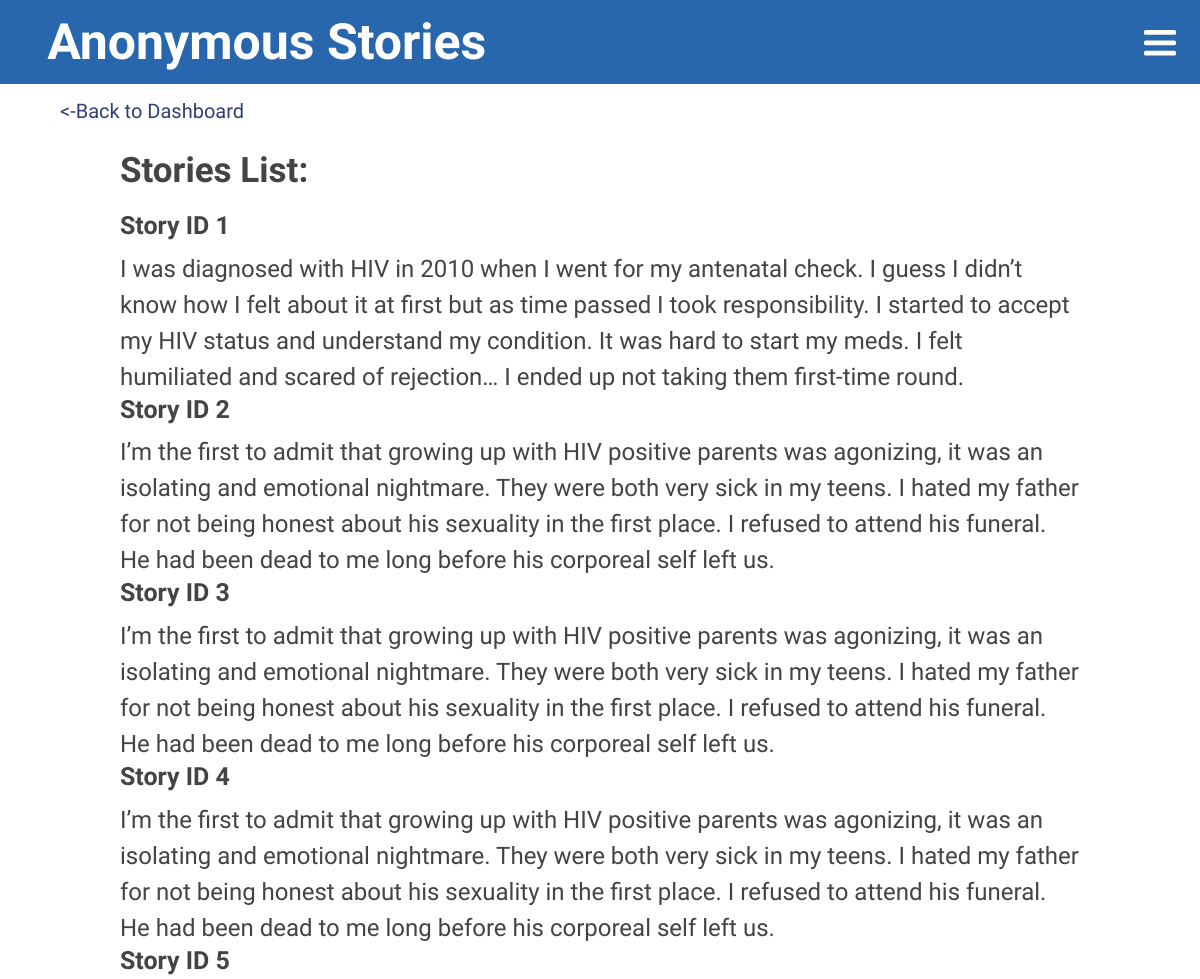
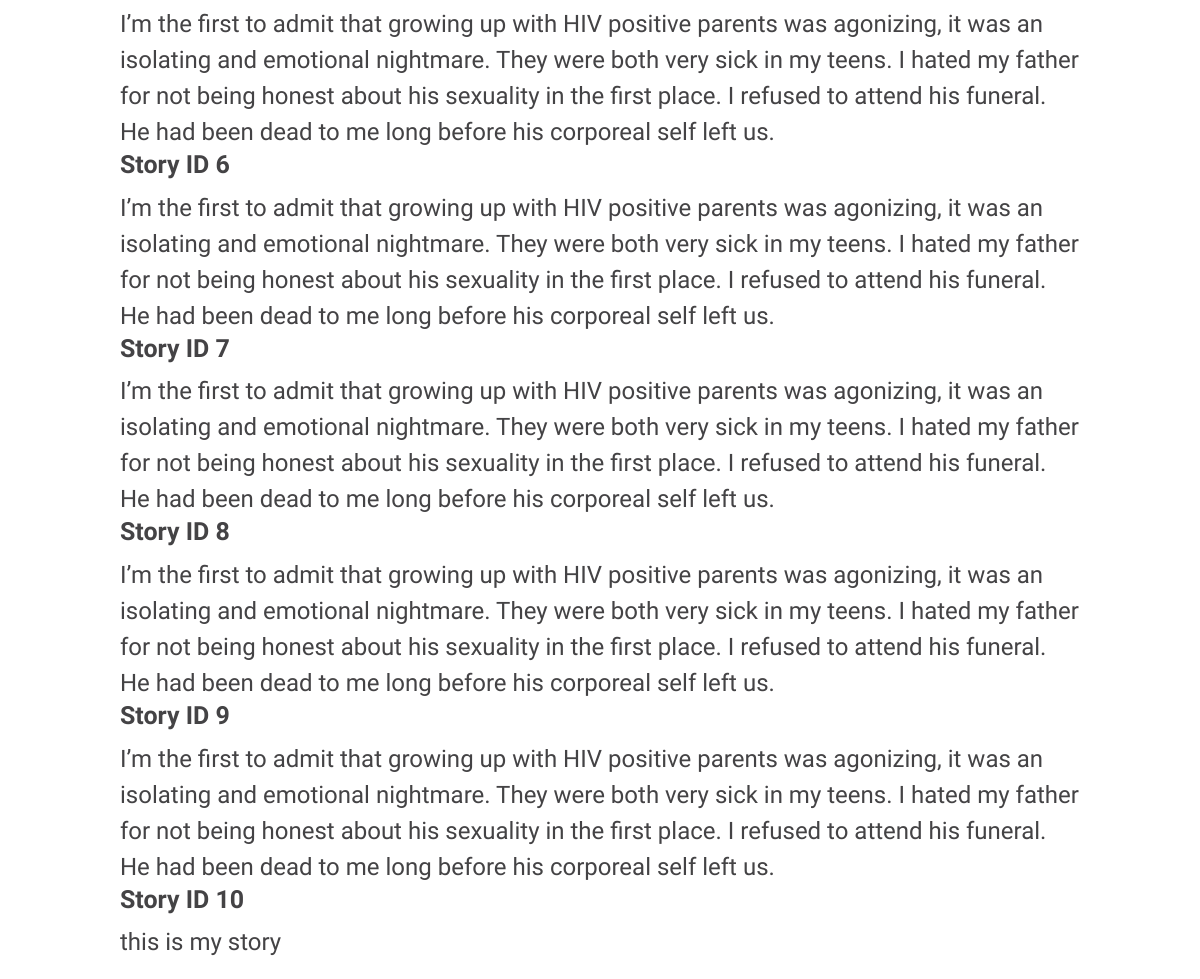
The page /includes/admin/admin_ano_story.php (signed in) on the database its author committed (2 pictures, top to bottom).
### tables this page shows
CREATE TABLE `tbl_story` (
  `id` int(11) NOT NULL,
  `story` text NOT NULL
);

### includes/admin/scripts/cms.php (called while the page is built, shortened)
<?php
function getAll($tbl) {
    $pdo = Database::getInstance()->getConnection();
    $query= 'SELECT * FROM ' .$tbl;
    $result = $pdo->query($query);
    if($result){
        return $result;
    }else{
        return '<p class="updateMsg">There was a problem accessing the info</p>';
    }
}

### includes/admin/admin_ano_story.php (the view, shortened to what this page needs)
<?php
    $tbl = 'tbl_story';
    $getStory = getAll($tbl);
?>
<!DOCTYPE html>
<html lang="en">
<head>
    <?php include '../template/head.php'; ?>
</head>
<body>
    <div class="userCMS">
        <header>
            <h1>Anonymous Stories</h1>
        <?php include '../template/header.php'; ?>
        <p class="bk"><a href="index.php"><-Back to Dashboard</a></p>
        <div id="story">
            <h2>Stories List:</h2>
            <div class="storyList">
                <div class="stories">
                    <?php while($row = $getStory->fetch(PDO::FETCH_ASSOC)):?>
                        <h3>Story ID <?php echo $row['id'];?></h3>
                        <p><?php echo $row['story'];?></p>
                    <?php endwhile;?>
                </div>
            </div>
        </div>
    </div>
</body>
</html>

### css/main.css (style rules this page uses)
html { box-sizing:border-box;font-size:16px }
*,*:before,*:after { box-sizing:inherit }
body,h1,h2,h3,h4,h5,h6,p,ol,ul { margin:0;padding:0;font-weight:normal }
html,body { height:100%;max-width:100vw;scroll-behavior:smooth }
body { font-family:acumin-pro,sans-serif;color:#444345 }
h1,h2,h3,h4,h5 { font-family:neuzeit-grotesk,sans-serif;line-height:1.2em;font-weight:bold }
a { cursor:pointer;text-decoration:none }
::placeholder { font-family:acumin-pro,sans-serif;font-size:.8em }
p { line-height:1.5em }
@media screen and (min-width: 700px) { p { font-size:1.1em } }
@media screen and (min-width: 1050px) { p { font-size:1.5em } }
@media screen and (min-width: 1050px) { ::placeholder { font-size:1em } }
.userCMS h1,.userCMS h2,.userCMS h3,.userCMS h4 { font-family:'Teko', Impact, sans-serif }
.userCMS p,.userCMS a { font-family:'Oswald', "Roboto", sans-serif;text-decoration:none }
.userCMS header { display:flex;flex-direction:row;justify-content:space-between;padding:3%;background-color:#2867ae;color:white }
.userCMS header h1 { font-size:30px }
@media screen and (min-width: 768px) { .userCMS header { padding:2% } }
@media screen and (min-width: 768px) { .userCMS header h1 { font-size:40px;margin-left:3% } }
@media screen and (min-width: 1000px) { .userCMS header { padding:1% } }
@media screen and (min-width: 1000px) { .userCMS header h1 { font-size:50px } }
.userCMS .bk { font-size:20px;margin-left:5%;margin-top:3% }
.userCMS .bk a { color:#343d72 }
.userCMS #story { width:90%;margin-left:auto;margin-right:auto;margin-top:5% }
.userCMS #story h2 { font-size:30px;margin-bottom:5% }
.userCMS #story .storyList { margin-bottom:5%;display:flex;flex-direction:column-reverse }
.userCMS #story .storyList .stories { margin-bottom:3% }
.userCMS #story .storyList .stories h3 { font-size:22px;margin-bottom:2% }
@media screen and (min-width: 768px) { .userCMS .bk { margin-top:1% } }
@media screen and (min-width: 768px) { .userCMS #story { width:80%;margin-top:2% } }
@media screen and (min-width: 768px) { .userCMS #story h2 { font-size:35px;margin-bottom:2% } }
@media screen and (min-width: 768px) { .userCMS #story .storyList .stories { margin-bottom:2% } }
@media screen and (min-width: 768px) { .userCMS #story .storyList .stories h3 { font-size:25px;margin-bottom:1% } }

### rows shown on the page
tbl_story: id "1", story "I was diagnosed with HIV in 2010 when I went for my antenatal check. I guess I didn’t know how I felt about it at first but as time passed I took responsibility. I started to accept my HIV status and understand my condition. It was hard to start my meds. I felt humiliated and scared of rejection… I ended up not taking them first-time round."
tbl_story: id "2", story "I’m the first to admit that growing up with HIV positive parents was agonizing, it was an isolating and emotional nightmare. They were both very sick in my teens. I hated my father for not being honest about his sexuality in the first place. I refused to attend his funeral. He had been dead to me long before his corporeal self left us."
tbl_story: id "3", story "I’m the first to admit that growing up with HIV positive parents was agonizing, it was an isolating and emotional nightmare. They were both very sick in my teens. I hated my father for not being honest about his sexuality in the first place. I refused to attend his funeral. He had been dead to me long before his corporeal self left us."
tbl_story: id "4", story "I’m the first to admit that growing up with HIV positive parents was agonizing, it was an isolating and emotional nightmare. They were both very sick in my teens. I hated my father for not being honest about his sexuality in the first place. I refused to attend his funeral. He had been dead to me long before his corporeal self left us."
tbl_story: id "5", story "I’m the first to admit that growing up with HIV positive parents was agonizing, it was an isolating and emotional nightmare. They were both very sick in my teens. I hated my father for not being honest about his sexuality in the first place. I refused to attend his funeral. He had been dead to me long before his corporeal self left us."
tbl_story: id "6", story "I’m the first to admit that growing up with HIV positive parents was agonizing, it was an isolating and emotional nightmare. They were both very sick in my teens. I hated my father for not being honest about his sexuality in the first place. I refused to attend his funeral. He had been dead to me long before his corporeal self left us."
tbl_story: id "7", story "I’m the first to admit that growing up with HIV positive parents was agonizing, it was an isolating and emotional nightmare. They were both very sick in my teens. I hated my father for not being honest about his sexuality in the first place. I refused to attend his funeral. He had been dead to me long before his corporeal self left us."
tbl_story: id "8", story "I’m the first to admit that growing up with HIV positive parents was agonizing, it was an isolating and emotional nightmare. They were both very sick in my teens. I hated my father for not being honest about his sexuality in the first place. I refused to attend his funeral. He had been dead to me long before his corporeal self left us."
tbl_story: id "9", story "I’m the first to admit that growing up with HIV positive parents was agonizing, it was an isolating and emotional nightmare. They were both very sick in my teens. I hated my father for not being honest about his sexuality in the first place. I refused to attend his funeral. He had been dead to me long before his corporeal self left us."
tbl_story: id "10", story "this is my story"
